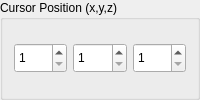
                    <widget class="QGroupBox" name="groupBox_34">
                     <property name="maximumSize">
                      <size>
                       <width>16777215</width>
                       <height>200</height>
                      </size>
                     </property>
                     <property name="title">
                      <string>Cursor Position (x,y,z)</string>
                     </property>
                     <layout class="QGridLayout" name="gridLayout_71">
                      <item row="0" column="2">
                       <widget class="QSpinBox" name="spinBox_y_data0">
                        <property name="maximumSize">
                         <size>
                          <width>16777215</width>
                          <height>30</height>
                         </size>
                        </property>
                        <property name="buttonSymbols">
                         <enum>QAbstractSpinBox::UpDownArrows</enum>
                        </property>
                        <property name="minimum">
                         <number>1</number>
                        </property>
                        <property name="maximum">
                         <number>120</number>
                        </property>
                       </widget>
                      </item>
                      <item row="0" column="1">
                       <widget class="QSpinBox" name="spinBox_x_data0">
                        <property name="maximumSize">
                         <size>
                          <width>16777215</width>
                          <height>30</height>
                         </size>
                        </property>
                        <property name="buttonSymbols">
                         <enum>QAbstractSpinBox::UpDownArrows</enum>
                        </property>
                        <property name="minimum">
                         <number>1</number>
                        </property>
                        <property name="maximum">
                         <number>120</number>
                        </property>
                       </widget>
                      </item>
                      <item row="0" column="3">
                       <widget class="QSpinBox" name="spinBox_z_data0">
                        <property name="maximumSize">
                         <size>
                          <width>16777215</width>
                          <height>30</height>
                         </size>
                        </property>
                        <property name="buttonSymbols">
                         <enum>QAbstractSpinBox::UpDownArrows</enum>
                        </property>
                        <property name="minimum">
                         <number>1</number>
                        </property>
                        <property name="maximum">
                         <number>60</number>
                        </property>
                       </widget>
                      </item>
                     </layout>
                    </widget>
